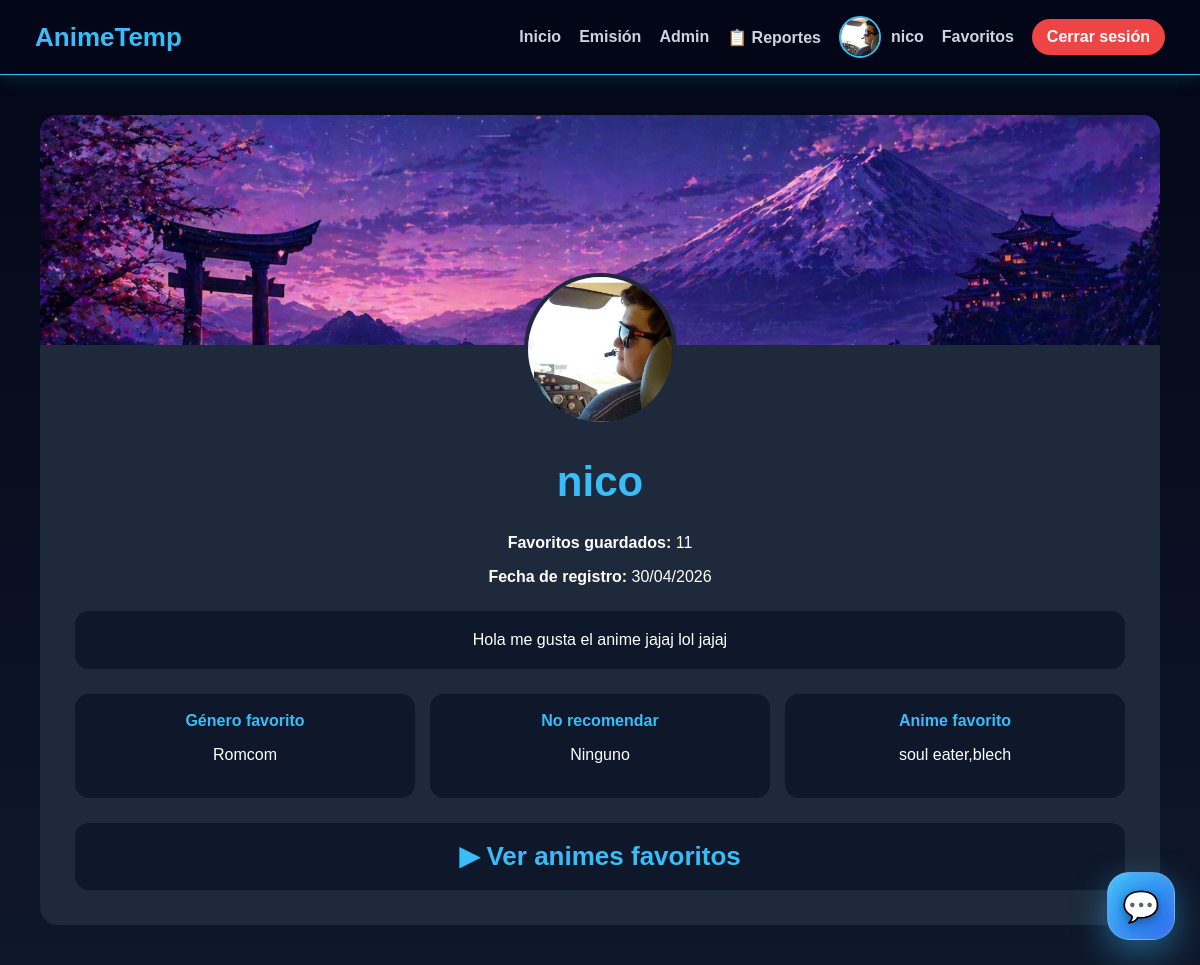
/perfil/2/ (signed in), run on the app's committed database.
### catalogo/models.py (models this page shows, shortened)
class PerfilUsuario(models.Model):
    usuario = models.OneToOneField(User, on_delete=models.CASCADE)
    foto_perfil = models.ImageField(
        upload_to="perfiles/fotos/",
        blank=True,
        null=True
    )
    fondo_perfil = models.ImageField(
        upload_to="perfiles/fondos/",
        blank=True,
        null=True
    )
    bio = models.TextField(blank=True, null=True)
    genero_favorito = models.CharField(
        max_length=100,
        blank=True,
        null=True
    )
    genero_no_recomendado = models.CharField(
        max_length=100,
        blank=True,
        null=True
    )
    anime_favorito = models.CharField(
        max_length=200,
        blank=True,
        null=True
    )
    experiencia = models.IntegerField(default=0)
    nivel = models.IntegerField(default=1)

### catalogo/views.py (the view)
# urls.py: path('perfil/<int:usuario_id>/', views.perfil_publico, name='perfil_publico'),
@login_required
def perfil_publico(request, usuario_id):
    usuario_perfil = get_object_or_404(User, id=usuario_id)
    perfil_usuario, creado = PerfilUsuario.objects.get_or_create(
        usuario=usuario_perfil
    )
    favoritos = Favorito.objects.filter(usuario=usuario_perfil)
    favoritos_count = favoritos.count()
    return render(
        request,
        "catalogo/perfil_publico.html",
        {
            "usuario_perfil": usuario_perfil,
            "perfil_usuario": perfil_usuario,
            "favoritos": favoritos,
            "favoritos_count": favoritos_count,
        },
    )

### catalogo/templates/catalogo/perfil_publico.html (shortened to what this page needs)
{% extends "catalogo/base.html" %}
{% block contenido %}
<div class="perfil-card">
    <div class="perfil-fondo"
        style="background-image: url('{% if perfil_usuario.fondo_perfil %}{{ perfil_usuario.fondo_perfil }}{% else %}https://images.unsplash.com/photo-1528164344705-47542687000d{% endif %}');">
    </div>
    <div class="perfil-info">
        <img class="perfil-avatar"
            src="{% if perfil_usuario.foto_perfil %}{{ perfil_usuario.foto_perfil }}{% else %}https://cdn-icons-png.flaticon.com/512/149/149071.png{% endif %}">
        <h1>{{ usuario_perfil.username }}</h1>
        <p><strong>Favoritos guardados:</strong> {{ favoritos_count }}</p>
        <p><strong>Fecha de registro:</strong> {{ usuario_perfil.date_joined|date:"d/m/Y" }}</p>
        <div class="perfil-bio">
            {{ perfil_usuario.bio|default:"Este usuario todavía no escribió una bio." }}
        </div>
        <div class="perfil-datos">
            <div>
                <strong>Género favorito</strong>
                <p>{{ perfil_usuario.genero_favorito|default:"No definido" }}</p>
            </div>
            <div>
                <strong>No recomendar</strong>
                <p>{{ perfil_usuario.genero_no_recomendado|default:"Ninguno" }}</p>
            </div>
            <div>
                <strong>Anime favorito</strong>
                <p>{{ perfil_usuario.anime_favorito|default:"No definido" }}</p>
            </div>
        </div>
        <button type="button" class="perfil-toggle-btn" onclick="toggleFavoritosPublicos()">
             ▶ Ver animes favoritos
        </button>
    </div>
</div>
{% endblock %}

### catalogo/templates/catalogo/base.html (shortened to what this page needs)
<!DOCTYPE html>
<html lang="es">
{% load static %}
<head>
    <link rel="stylesheet" href="{% static 'css/nexus.css' %}">
</head>
<body>
    <nav class="navbar">
    <div class="logo">
        <a href="{% url 'inicio' %}">AnimeTemp</a>
    </div>
    <div class="nav-links">
        <a href="{% url 'inicio' %}">Inicio</a>
        <a href="{% url 'emision' %}">Emisión</a>
        {% if user.is_staff %}
            <a href="/admin/">Admin</a>
            <a href="{% url 'panel_reportes' %}">📋 Reportes</a>
        {% endif %}
        {% if user.is_authenticated %}
        <a href="{% url 'perfil' %}" class="perfil-link">
        <img src="{% if user.perfilusuario.foto_perfil %}{{ user.perfilusuario.foto_perfil }}{% else %}https://cdn-icons-png.flaticon.com/512/149/149071.png{% endif %}"
        alt="Perfil"
        class="perfil-img">
        <span>{{ user.username }}</span>
        </a>
             <a href="{% url 'favoritos' %}">Favoritos</a>
             <a class="logout-btn" href="{% url 'logout' %}">Cerrar sesión</a>
        {% else %}
             <a href="{% url 'registro' %}">Registro</a>
             <a class="login-btn" href="{% url 'login' %}">Login</a>
        {% endif %}
        </div>
    </nav>
    <main class="main-content">
    {% block contenido %}
    {% endblock %}
    </main>
    {% if user.is_authenticated %}
    <div class="anime-panel-button" onclick="toggleAnimePanel()">
        <div class="nexus-icon">💬</div>
    </div>
    {% endif %}
</body>
</html>

### catalogo/static/css/nexus.css (style rules this page uses)
body { margin: 0; font-family: Arial, sans-serif; background: linear-gradient(to bottom, #020617, #0f172a); color: white; min-height: 100vh; }
.main-content { padding: 40px; max-width: 1400px; margin: auto; }
.navbar { background: #020617; padding: 16px 35px; display: flex; justify-content: space-between; align-items: center; border-bottom: 1px solid #38bdf8; box-shadow: 0 4px 15px rgba(56, 189, 248, 0.15); position: sticky; top: 0; z-index: 999; }
.logo a { color: #38bdf8; font-size: 26px; font-weight: bold; text-decoration: none; }
.nav-links { display: flex; align-items: center; gap: 18px; flex-wrap: wrap; }
.nav-links a, .nav-links span { color: #cbd5e1; text-decoration: none; font-weight: bold; }
.logout-btn { background: #ef4444; color: white !important; padding: 9px 15px; border-radius: 999px; }
.perfil-link { display: flex; align-items: center; gap: 10px; }
.perfil-img, .foto-chat { width: 38px; height: 38px; border-radius: 50%; object-fit: cover; border: 2px solid #38bdf8; }
.anime-panel-button { position: fixed; right: 25px; bottom: 25px; width: 66px; height: 66px; border-radius: 22px; background: linear-gradient(135deg, #38bdf8, #2563eb); color: white; display: flex; justify-content: center; align-items: center; cursor: pointer; z-index: 3000; box-shadow: 0 12px 35px rgba(56, 189, 248, 0.45), inset 0 0 18px rgba(255, 255, 255, 0.18); border: 1px solid rgba(255, 255, 255, 0.25); overflow: visible; transition: 0.25s ease; }
.nexus-icon { font-size: 30px; filter: drop-shadow(0 3px 5px rgba(0, 0, 0, 0.35)); }
.perfil-card { background: #1e293b; border-radius: 18px; overflow: hidden; }
.perfil-fondo { height: 230px; background-size: cover; background-position: center; }
.perfil-info { text-align: center; padding: 0 35px 35px; }
.perfil-avatar { width: 145px; height: 145px; border-radius: 50%; object-fit: cover; border: 4px solid #1e293b; margin-top: -72px; }
.perfil-info h1 { color: #38bdf8; font-size: 42px; }
.perfil-bio { background: #0f172a; padding: 20px; border-radius: 14px; margin: 25px 0; }
.perfil-datos { display: grid; grid-template-columns: repeat(3, 1fr); gap: 15px; }
.perfil-datos div { background: #0f172a; padding: 18px; border-radius: 14px; }
.perfil-datos strong { color: #38bdf8; }
.perfil-toggle-btn { width: 100%; background: #0f172a; color: #38bdf8; border: none; padding: 18px; border-radius: 14px; font-size: 26px; font-weight: bold; cursor: pointer; margin-top: 25px; transition: 0.25s ease; }

### data on the page
PerfilUsuario: fondo_perfil (picture), foto_perfil (picture), bio "Hola me gusta el anime jajaj lol jajaj", genero_favorito "Romcom", genero_no_recomendado "Ninguno", anime_favorito "soul eater,blech"

### other printed values
{{ user.username }} "nico"
{{ usuario_perfil.username }} "nico"
{{ favoritos_count }} "11"
{{ usuario_perfil.date_joined|date:"d/m/Y" }} "30/04/2026"
